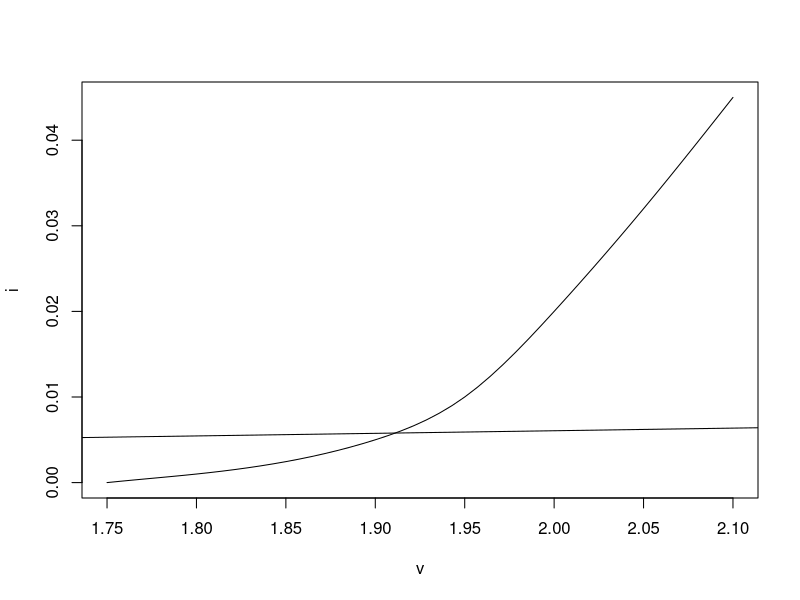

The R source for this figure:
Led <- data.frame(v=c(1.75,1.8,1.9,1.95,2,2.05,2.1),
                  i=c(0,0.001,0.005,0.010,0.020,0.032,0.045)
                  )
plot(Led,type="n")
lines(spline(x=Led$v,y=Led$i,n=50))

abline(0,1/330)
